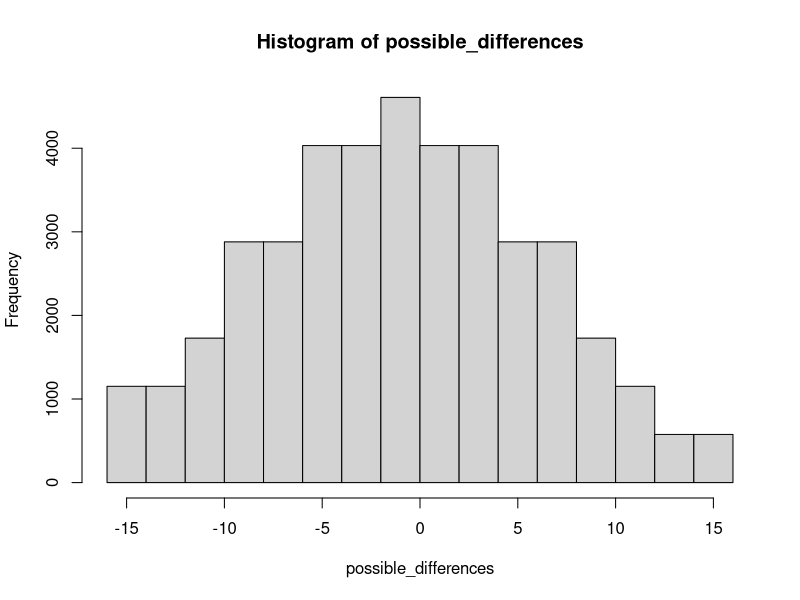
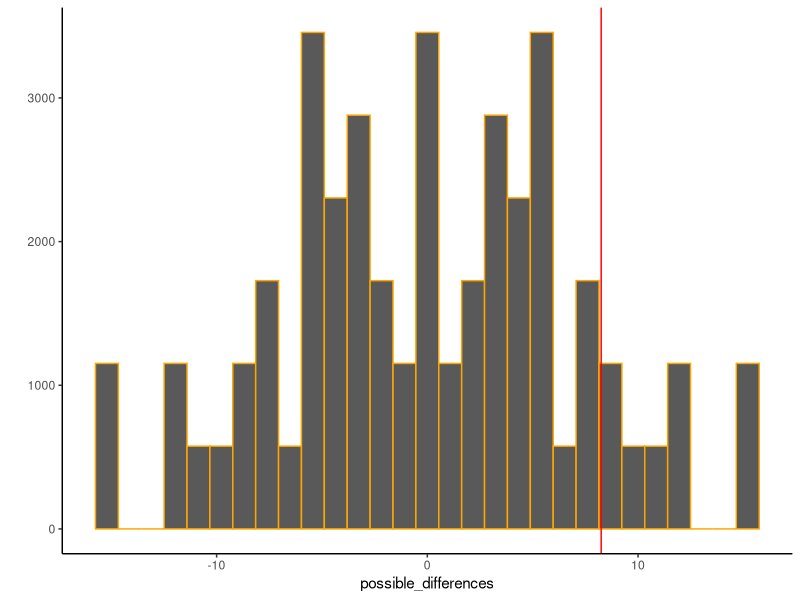
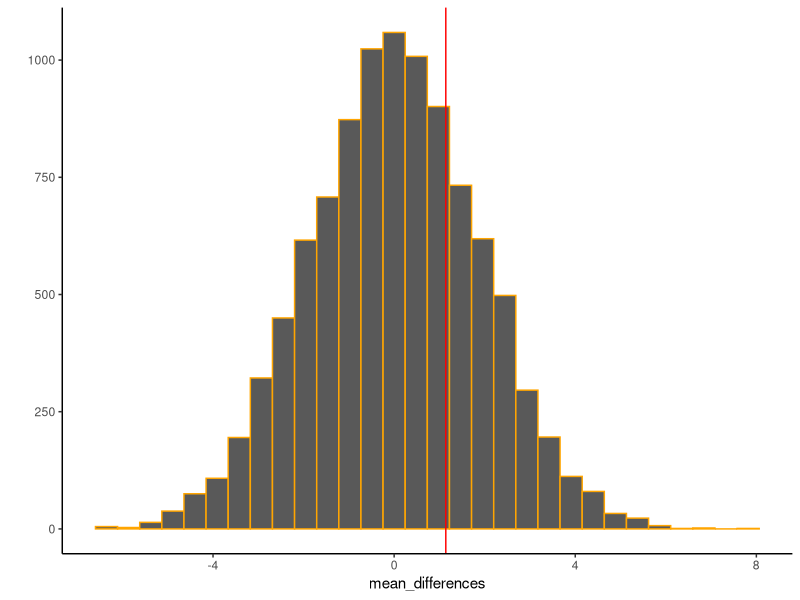

Here is the R script that generated these plots, in order:
## ---- chunk 1
knitr::opts_chunk$set(echo = TRUE)
## ---- chunk 2

library (dplyr)

a <- c(1,2,3,4,5)
sample(a)

a1 <- factorial(last(a))
a1
## ---- chunk 3
group_A <- rnorm(50,65,10)
group_B <- rnorm(50,65,10)


mean(group_A)
mean(group_B)

## ---- chunk 4
a <- sample(x = 0:9, size = 7, replace = FALSE)
samples <- replicate(100000, sample(a))

count_example <- 0
for(i in 1:100000){
  if(sum (samples[,i] == c(8,6,7,5,3,0,9)) == 7) {
    count_example <-  count_example+1
  }
}

count_example
count_example/100000 

## ---- chunk 5

samples <- replicate(100000, sample(c(0,3,5,6,7,8,9)))

count_example <- 0
for(i in 1:100000){
  if(sum (samples[,i] == c(8,6,7,5,3,0,9)) == 7) {
    count_example <-  count_example+1
  }
}

count_example
count_example/100000 

## ---- chunk 6
example_outcome <- data.frame(group = rep(c("A","B"),each=4),
                              person = c(1:4,1:4),
                              ball = sample(1:8)
                              )
knitr::kable(example_outcome)

library(combinat)
permutation_matrix <- matrix(unlist(permn(1:8)), ncol=8, byrow=TRUE)


group_A_sums <- rowSums(permutation_matrix[,1:4])
group_B_sums <- rowSums(permutation_matrix[,5:8])

possible_differences <- group_A_sums - group_B_sums 

hist(possible_differences)

max(possible_differences)

length(possible_differences[possible_differences >15])

absolute_differences <- abs(possible_differences)
length(absolute_differences[absolute_differences > 10])/length(absolute_differences)

## ---- chunk 7
group_A <- c(85,75,76,89)
group_B <- c(90,65,68,69)

mean(group_A)
mean(group_B)

mean(group_A) - mean(group_B)

all_scores <- c(group_A, group_B)
permutation_matrix <- matrix(unlist(permn(all_scores)), ncol = 8, byrow = TRUE)

group_A_means <- rowSums(permutation_matrix[,1:4])/4
group_B_means <- rowSums(permutation_matrix[,5:8])/4

possible_differences <- group_A_means - group_B_means

library(ggplot2)

qplot(possible_differences)+
  geom_histogram(color="orange")+
  geom_vline(xintercept=mean(group_A) - mean(group_B), color = "red")+
  theme_classic()

length(possible_differences[possible_differences >= 8.25])/length(possible_differences)

## ---- chunk 8

group_A <- rnorm(50,65,10)
group_B <- rnorm(50,65,10)

mean(group_A)
mean(group_B)
mean(group_A) - mean(group_B)

all_scores <- c(group_A, group_B)
resample <- sample(all_scores)
new_A_mean <- mean(resample[1:50])
new_B_mean <- mean(resample[51:100])
new_difference <- new_A_mean - new_B_mean

mean_differences <- c()
for (i in 1:10000){
  resample <- sample(all_scores)
new_A_mean <- mean(resample[1:50])
new_B_mean <- mean(resample[51:100])
mean_differences[i] <- new_A_mean - new_B_mean
}

qplot(mean_differences)+
  geom_histogram(color="orange")+
  geom_vline(xintercept=mean(group_A) - mean(group_B), color = "red")+
  theme_classic()


## ---- chunk 9



## ---- chunk 10

randomization_test <- function() {
  
  
}
